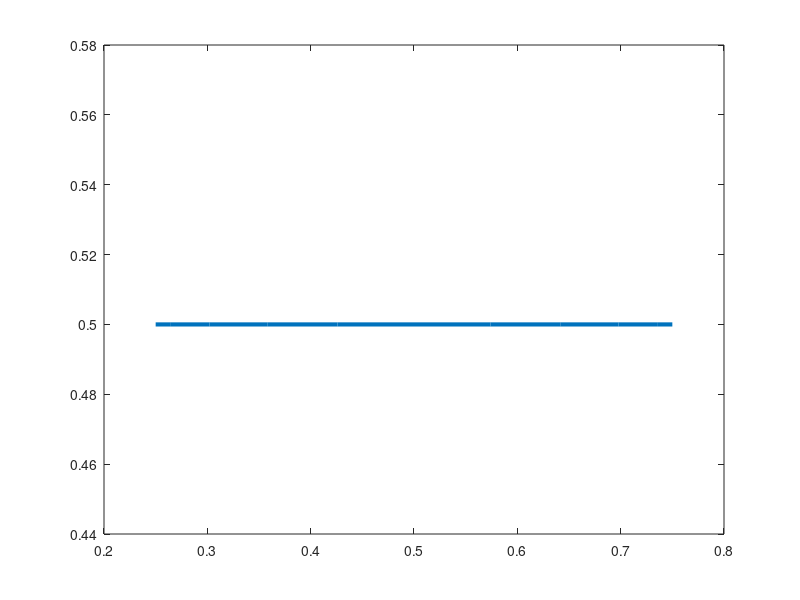

Write MATLAB code to recreate this figure. (Note: this script raises an error after producing the figure.)
%% Window 3
if(true)
    %% Sequential
    load no_obstacle_2d/sequential/Drone1Traj.mat
    d1 = full_path;
    load no_obstacle_2d/sequential/Drone2Traj.mat
    d2 = full_path;

    % TODO: Add a collision check here
    %figure(2)
    % patch([d1(:,2);nan],[d1(:,3);nan],[d1(:,4);nan],[d1(:,1)/max(d1(:,1));nan],'EdgeColor','interp','FaceColor','none','LineWidth',5);
    % hold on;
    % patch([d2(:,2);nan],[d2(:,3);nan],[d2(:,4);nan],[d2(:,1)/max(d2(:,1));nan],'EdgeColor','interp','FaceColor','none','LineWidth',5);
    % hold on;
    % patch([d3(:,2);nan],[d3(:,3);nan],[d3(:,4);nan],[d3(:,1)/max(d3(:,1));nan],'EdgeColor','interp','FaceColor','none','LineWidth',5);
    plot(d1(:,2),d1(:,3),'LineWidth',3);
    hold on;
    ax = gca
    ax.ColorOrderIndex = 1;
    plot(d2(:,2),d2(:,3),'--','LineWidth',3);
    hold on
    xlim([0,1])
    ylim([0,1])
    view(2)
    %% simultaneous
    if(false)
        load no_obstacle_2d\simultaneous\traj.mat
        d1 = full_path(:,1:5);
        d2 = full_path(:,[1,6:9]);

        % TODO: Add a collision check here
        figure(1)
        % patch([d1(:,2);nan],[d1(:,3);nan],[d1(:,4);nan],[d1(:,1)/max(d1(:,1));nan],'EdgeColor','interp','FaceColor','none','LineWidth',5);
        % hold on;
        % patch([d2(:,2);nan],[d2(:,3);nan],[d2(:,4);nan],[d2(:,1)/max(d2(:,1));nan],'EdgeColor','interp','FaceColor','none','LineWidth',5);
        % hold on;
        % patch([d3(:,2);nan],[d3(:,3);nan],[d3(:,4);nan],[d3(:,1)/max(d3(:,1));nan],'EdgeColor','interp','FaceColor','none','LineWidth',5);
        plot(d1(:,2),d1(:,3),'b','LineWidth',3);
        hold on;
        ax = gca
        ax.ColorOrderIndex = 2;
        plot(d2(:,2),d2(:,3),'b--','LineWidth',3);
        hold on;
        xlim([0,1])
        ylim([0,1])
        view(2)
    end
    
        saveas(gcf,"no_obstacle_2d/composite.png")
end

%% Window 3
if(false)
    %% simultaneous
    load window_3\simultaneous\traj.mat
    d1 = full_path(:,1:7);
    d2 = full_path(:,[1,8:13]);
    d3 = full_path(:,[1,14:19]);

    % TODO: Add a collision check here
    figure(1)
    % patch([d1(:,2);nan],[d1(:,3);nan],[d1(:,4);nan],[d1(:,1)/max(d1(:,1));nan],'EdgeColor','interp','FaceColor','none','LineWidth',5);
    % hold on;
    % patch([d2(:,2);nan],[d2(:,3);nan],[d2(:,4);nan],[d2(:,1)/max(d2(:,1));nan],'EdgeColor','interp','FaceColor','none','LineWidth',5);
    % hold on;
    % patch([d3(:,2);nan],[d3(:,3);nan],[d3(:,4);nan],[d3(:,1)/max(d3(:,1));nan],'EdgeColor','interp','FaceColor','none','LineWidth',5);
    plot3(d1(:,2),d1(:,3),d1(:,4),'b','LineWidth',3);
    hold on;
    plot3(d2(:,2),d2(:,3),d2(:,4),'g','LineWidth',3);
    hold on;
    plot3(d3(:,2),d3(:,3),d3(:,4),'c','LineWidth',3);
    plot3([-.25,-.25],[-.5,-1],[3,3],'k','LineWidth',5)
    xlim([-1.5,1])
    ylim([-1.5,1])
    view(2)
    saveas(gcf,"simultaneous.png")
    %% Sequential
    load window_3\sequential\Drone1Traj.mat
    d1 = full_path;
    load window_3\sequential\Drone2Traj.mat
    d2 = full_path;
    load window_3\sequential\Drone3Traj.mat
    d3 = full_path;

    % TODO: Add a collision check here
    figure(2)
    % patch([d1(:,2);nan],[d1(:,3);nan],[d1(:,4);nan],[d1(:,1)/max(d1(:,1));nan],'EdgeColor','interp','FaceColor','none','LineWidth',5);
    % hold on;
    % patch([d2(:,2);nan],[d2(:,3);nan],[d2(:,4);nan],[d2(:,1)/max(d2(:,1));nan],'EdgeColor','interp','FaceColor','none','LineWidth',5);
    % hold on;
    % patch([d3(:,2);nan],[d3(:,3);nan],[d3(:,4);nan],[d3(:,1)/max(d3(:,1));nan],'EdgeColor','interp','FaceColor','none','LineWidth',5);
    plot3(d1(:,2),d1(:,3),d1(:,4),'b','LineWidth',3);
    hold on;
    plot3(d2(:,2),d2(:,3),d2(:,4),'g','LineWidth',3);
    hold on;
    plot3(d3(:,2),d3(:,3),d3(:,4),'c','LineWidth',3);
    plot3([-.25,-.25],[-.5,-1],[3,3],'k','LineWidth',5)
    xlim([-1.5,1])
    ylim([-1.5,1])
    view(2)
    saveas(gcf,"sequential.png")
end